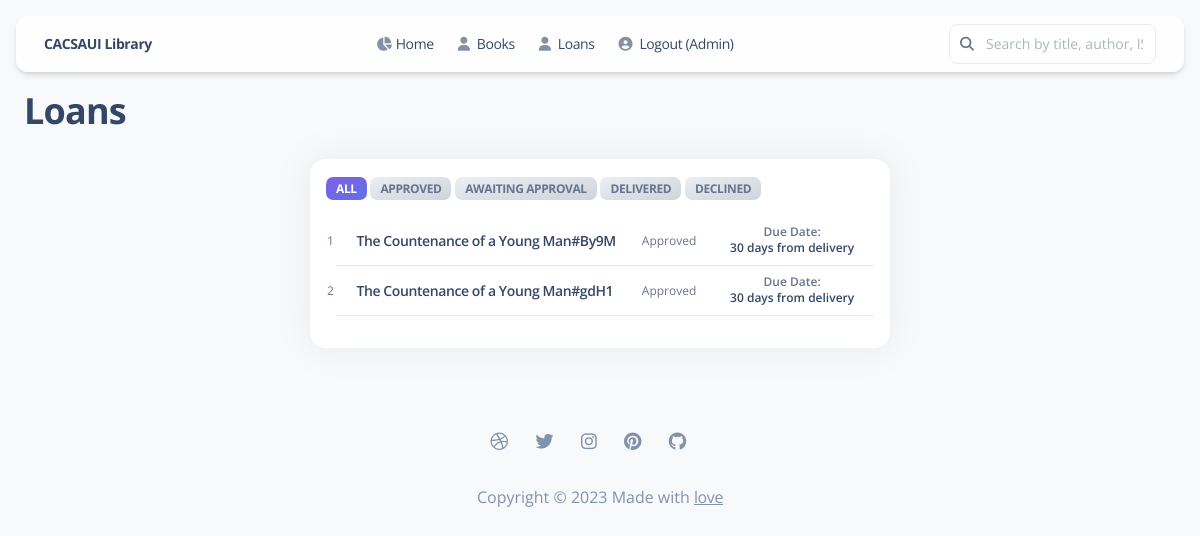
Screenshot of /loans/ (signed in) with the database file from the repository.
### users/models.py (models this page shows)
class CustomUser(models.AbstractUser):
    pass

### loans/models.py (models this page shows, shortened)
class BookRequest(models.Model):
    id = models.UUIDField(primary_key=True, default=uuid4, editable=False)
    requester = models.ForeignKey(to=get_user_model(), on_delete=models.CASCADE)
    copy = models.ForeignKey(to=BookCopy, on_delete=models.CASCADE)
    REQUEST_STATUS = (
        ("w", "Awaiting Approval"),
        ("a", "approved"),
        ("d", "delivered"),
        ("x", "declined"),
    )
    status = models.CharField(max_length=1, default="w", choices=REQUEST_STATUS)
    date_time_requested = models.DateTimeField(auto_now_add=True, null=True)
    date_time_delivered = models.DateTimeField(null=True, blank=True)

### books/models.py (models this page shows, shortened)
class BookCopy(models.Model):
    id = models.CharField(
        primary_key=True, default=gen_rand_four, editable=False, max_length=4
    )
    book = models.ForeignKey("Book", related_name="copies", on_delete=models.CASCADE)
    due_date = models.DateField(
        null=True, blank=True, help_text="When the book is due for returning"
    )
    LOAN_STATUS = (("a", "available"), ("b", "borrowed"), ("r", "reserved"))
    status = models.CharField(max_length=1, default="a", choices=LOAN_STATUS)
    class Meta:
        ordering = ["status"]
    def __str__(self) -> str:
        return f"{self.book.title}#{self.id}"

class Book(models.Model):
    id = models.UUIDField(primary_key=True, default=uuid4, editable=False)
    title = models.CharField(max_length=256)
    author = models.ForeignKey(Author, related_name="books", on_delete=models.PROTECT)
    summary = models.TextField(max_length=1024, null=True, blank=True)
    isbn = models.CharField("ISBN_13", max_length=13, blank=True)
    isbn_10 = models.CharField("ISBN_10", max_length=10, null=True, blank=True)
    num_of_pages = models.CharField(max_length=6, null=True, blank=True)
    cover_src = models.CharField(max_length=50, null=True, blank=True)
    cover = models.ImageField(blank=True, upload_to="covers/", null=True)
    published_date = models.CharField(max_length=50, null=True, blank=True)
    date_added = models.DateField(auto_now_add=True)
    class Meta:
        ordering = ["-date_added"]

### loans/views.py (the view)
# urls.py: path('', LoanListView.as_view(), name='loans' ),
class LoanListView(LoginRequiredMixin, ListView):
    model = BookRequest
    context_object_name = "loans"
    template_name = "loans/list.html"
    status_label = {
        "awaiting": "w",
        "approved": "a",
        "delivered": "d",
        "declined": "x",
    }
    def get_queryset(self) -> QuerySet[Any]:
        if self.kwargs.get("status") is not None:
            status = self.status_label.get(self.kwargs["status"])
            return BookRequest.objects.filter(
                requester=self.request.user, status=status
            )
        else:
            return BookRequest.objects.filter(requester=self.request.user)

### templates/loans/list.html (shortened to what this page needs)
{% extends "layouts/base-shadow.html" %}
{% load static %}
{% block page_heading %}
<h2> Loans </h2>
{% endblock page_heading %}
{% block content %}
    <div class="flex flex-wrap mt-4 justify-center -mx-3">
    <div class="w-full max-w-full px-1 shrink-0 md:w-6/12 md:flex-0 md:mt-0">
        <div class="p-4  bg-white border-0 border-solid shadow-xl dark:bg-slate-850 dark:shadow-dark-xl dark:bg-gray-950 border-black-125 rounded-2xl bg-clip-border">
            <div class="mb-4">
            <a href="{% url 'loans' %}">
            <span class="py-1.4 px-2.5 text-xs rounded-1.8 inline-block whitespace-nowrap text-center bg-gradient-to-tl {% if request.path == '/loans/' %} from-blue-500 to-violet-500 text-white {% else %} from-gray-400 to-gray-100 text-slate-500 {% endif %} align-baseline font-bold uppercase leading-none text-slate-500">
            All
            </span>
            </a>
            <a href="{% url 'loans' status='approved' %}">
            <span class="py-1.4 px-2.5 text-xs rounded-1.8 inline-block whitespace-nowrap text-center bg-gradient-to-tl {% if request.path == '/loans/approved/' %} from-blue-500 to-violet-500 text-white {% else %} from-gray-400 to-gray-100 text-slate-500 {% endif %} align-baseline font-bold uppercase leading-none">
            approved
            </span>
            </a>
            <a href="{% url 'loans' status='awaiting' %}">
            <span class="py-1.4 px-2.5 text-xs rounded-1.8 inline-block whitespace-nowrap text-center bg-gradient-to-tl {% if request.path == '/loans/awaiting/' %} from-blue-500 to-violet-500 text-white {% else %} from-gray-400 to-gray-100 text-slate-500 {% endif %} align-baseline font-bold uppercase leading-none">
            awaiting approval
            </span>
            </a>
            <a href="{% url 'loans' status='delivered' %}">
            <span class="py-1.4 px-2.5 text-xs rounded-1.8 inline-block whitespace-nowrap text-center bg-gradient-to-tl {% if request.path == '/loans/delivered/' %} from-blue-500 to-violet-500 text-white {% else %} from-gray-400 to-gray-100 text-slate-500 {% endif %} align-baseline font-bold uppercase leading-none">
            delivered
            </span>
            </a>
            <a href="{% url 'loans' status='declined' %}">
            <span class="py-1.4 px-2.5 text-xs rounded-1.8 inline-block whitespace-nowrap text-center bg-gradient-to-tl {% if request.path == '/loans/declined/' %} from-blue-500 to-violet-500 text-white {% else %} from-gray-400 to-gray-100 text-slate-500 {% endif %} align-baseline font-bold uppercase leading-none">
            declined
            </span>
            </a>
            </div>
            <div class="overflow-x-auto">
                <table class="items-center w-full mb-4 align-top border-collapse border-gray-200 dark:border-white/40">
                    <tbody>
                    {% for loan in loans %}
                    <tr>
                        <td>
                            <p class="mb-0 text-xs leading-normal dark:text-white">{{forloop.counter}}</p>
                        </td>
                        <td class="p-2 align-middle bg-transparent border-b w-3/10 whitespace-nowrap dark:border-white/40">
                        <div class="flex items-center px-1 py-1">
                            <div class="ml-2">
                            <h6 class="mb-0 text-sm leading-normal dark:text-white">
                            <a href="{% url 'book_detail' loan.copy.book.id %}" >
                                {{loan.copy}}
                            </a>
                            </h6>
                            </div>
                        </div>
                        </td>
                        <td class="p-2 align-middle bg-transparent border-b whitespace-nowrap dark:border-white/40">
                        <div class="text-center">
                            <p class="mb-0 text-xs leading-normal dark:text-white">{{loan.get_status_display|title}}</p>
                        </div>
                        </td>
                        {% if loan.status == 'a'  %}
                        <td class="p-2 text-sm leading-normal align-middle bg-transparent border-b whitespace-nowrap dark:border-white/40">
                            <div class="flex-1 text-center">
                            <p class="mb-0 text-xs font-semibold leading-tight dark:text-white dark:opacity-60">Due Date:</p>
                            <h6 class="mb-0 text-xs leading-normal dark:text-white">30 days from delivery</h6>
                            </div>
                        </td>
                        {% endif %}
                    </tr>
                    {% empty %}
                        <p class="mb-0 text-xs font-semibold uppercase leading-normal dark:text-white">No book loan found</p>
                    {% endfor %}
                    </tbody>
                </table>
            </div>
        </div>
    </div>
{% endblock content %}

### templates/includes/navigation-shadow.html (shortened to what this page needs)
<div class="container sticky top-0 z-sticky">
  <div class="flex flex-wrap -mx-3">
    <div class="w-full max-w-full px-3 flex-0">
      <nav
        class="absolute top-0 left-0 right-0 z-30 flex flex-wrap items-center px-1 py-2 m-4 mb-0 shadow-sm rounded-xl bg-white/80 backdrop-blur-2xl backdrop-saturate-200 lg:flex-nowrap lg:justify-start"
      >
        <div
          class="flex items-center justify-between w-full p-0 px-6 mx-auto flex-wrap-inherit"
        >
          <a
            class="py-1.75 text-sm mr-4 ml-4 whitespace-nowrap font-bold text-slate-700 lg:ml-0"
            href="/"
          >
            CACSAUI Library
          </a>
          <div
            navbar-menu
            class="items-center flex-grow transition-all duration-500 lg-max:overflow-hidden ease lg-max:max-h-0 basis-full lg:flex lg:basis-auto"
          >
            <ul
              class="flex flex-col pl-0 mx-auto mb-0 list-none lg:flex-row xl:ml-auto"
            >
              {% if user.is_authenticated %}
              <li>
                <a
                  class="flex items-center px-4 py-2 mr-2 font-normal transition-all ease-in-out lg-max:opacity-0 duration-250 text-sm text-slate-700 lg:px-2"
                  aria-current="page"
                  href="{% url 'home' %}"
                >
                  <i class="mr-1 fa fa-chart-pie opacity-60"></i>
                  Home
                </a>
              </li>
              <li>
                <a
                  class="block px-4 py-2 mr-2 font-normal transition-all ease-in-out lg-max:opacity-0 duration-250 text-sm text-slate-700 lg:px-2"
                  href="{% url 'book_list' %}"
                >
                  <i class="mr-1 fa fa-user opacity-60"></i>
                  Books
                </a>
              </li>
              <li>
                <a
                  class="block px-4 py-2 mr-2 font-normal transition-all ease-in-out lg-max:opacity-0 duration-250 text-sm text-slate-700 lg:px-2"
                  href="{% url 'loans' %}"
                >
                  <i class="mr-1 fa fa-user opacity-60"></i>
                  Loans
                </a>
              </li>
              <li>
                <a
                  class="block px-4 py-2 mr-2 font-normal transition-all ease-in-out lg-max:opacity-0 duration-250 text-sm text-slate-700 lg:px-2"
                  href="{% url 'account_logout' %}"
                >
                  <i class="mr-1 fas fa-user-circle opacity-60"></i>
                  Logout ({{user}})
                </a>
              </li>
              {% endif %}
            </ul>
            <ul id="search" class="pl-0 mb-0 list-none lg:block lg:flex-row">
              <li>
                <form action="{% url 'book_list' %}" method="get">
                  <div
                    class="relative flex flex-wrap items-stretch w-full transition-all rounded-lg ease"
                  >
                    <span
                      class="text-sm ease leading-5.6 absolute z-50 -ml-px flex h-full items-center whitespace-nowrap rounded-lg rounded-tr-none rounded-br-none border border-r-0 border-transparent bg-transparent py-2 px-2.5 text-center font-normal text-slate-500 transition-all"
                    >
                      <i class="fas fa-search"></i>
                    </span>
                    <input
                      type="text"
                      name="q"
                      class="pl-9 text-sm focus:shadow-primary-outline ease w-1/100 leading-5.6 relative -ml-px block min-w-0 flex-auto rounded-lg border border-solid border-gray-100 dark:bg-slate-850 dark:text-white bg-white bg-clip-padding py-2 pr-3 text-gray-700 transition-all placeholder:text-gray-500 focus:border-blue-500 focus:outline-none focus:transition-shadow"
                      placeholder="Search by title, author, ISBN..."
                    />
                  </div>
                </form>
              </li>
            </ul>
          </div>
        </div>
      </nav>
    </div>
  </div>
</div>

### rows the page displays
CustomUser: username "Admin"
BookRequest: copy "The Countenance of a Young Man#By9M", status "Approved", shows "Due Date:"
BookRequest: copy "The Countenance of a Young Man#gdH1", status "Approved", shows "Due Date:"
